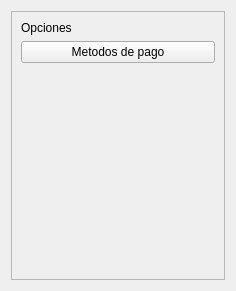
<?xml version="1.0" encoding="UTF-8"?>
<ui version="4.0">
 <class>Formulario_opcionesConfiguracionSistema</class>
 <widget class="QWidget" name="Formulario_opcionesConfiguracionSistema">
  <property name="geometry">
   <rect>
    <x>0</x>
    <y>0</y>
    <width>236</width>
    <height>291</height>
   </rect>
  </property>
  <property name="windowTitle">
   <string>Form</string>
  </property>
  <layout class="QGridLayout" name="gridLayout">
   <item row="0" column="0">
    <widget class="QScrollArea" name="contenedor_scrollOpcionesSistema">
     <property name="widgetResizable">
      <bool>true</bool>
     </property>
     <widget class="QWidget" name="contenedor_scrollInternoOpcionesSistema">
      <property name="geometry">
       <rect>
        <x>0</x>
        <y>0</y>
        <width>216</width>
        <height>271</height>
       </rect>
      </property>
      <layout class="QGridLayout" name="gridLayout_2">
       <item row="1" column="0">
        <widget class="QPushButton" name="btn_btn_metodosPago">
         <property name="text">
          <string>Metodos de pago</string>
         </property>
        </widget>
       </item>
       <item row="0" column="0">
        <widget class="QLabel" name="etiqueta_masOpciones">
         <property name="text">
          <string>Opciones</string>
         </property>
        </widget>
       </item>
       <item row="2" column="0">
        <spacer name="verticalSpacer">
         <property name="orientation">
          <enum>Qt::Orientation::Vertical</enum>
         </property>
         <property name="sizeHint" stdset="0">
          <size>
           <width>20</width>
           <height>40</height>
          </size>
         </property>
        </spacer>
       </item>
      </layout>
     </widget>
    </widget>
   </item>
  </layout>
 </widget>
 <resources/>
 <connections/>
</ui>
